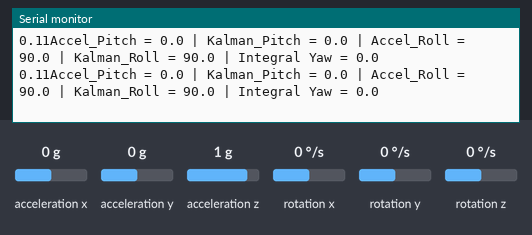
Simulated run of this sketch. Board: Arduino Uno, built with avr-gcc and run on an emulated ATmega328P. Shown: the last lines printed to the serial monitor. Wiring (inferred from the names in the program): MPU-6050 motion sensor at I2C address 0x68. Inputs (shaded band) come from the test bench; at power-on: acceleration y 0 g, acceleration z 1 g, rotation x 0 °/s, rotation z 0 °/s, acceleration x 0 g, rotation y 0 °/s.

Above: at 1.2 s.
1.3 s: acceleration y set to -1.4 g
At 1.59 s:
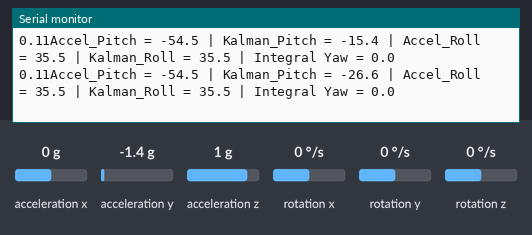
4.3 s: acceleration z set to -1.4 g
At 4.33 s:
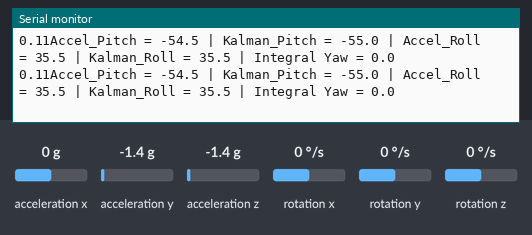
7.3 s: rotation x set to -192 °/s
At 7.36 s:
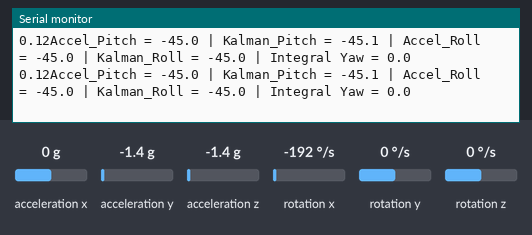
10.3 s: rotation z set to -192 °/s
At 10.34 s:
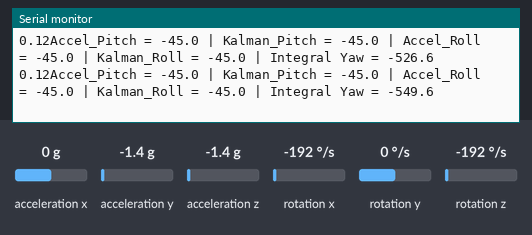
13.3 s: acceleration y set to -0.8 g
At 13.32 s:
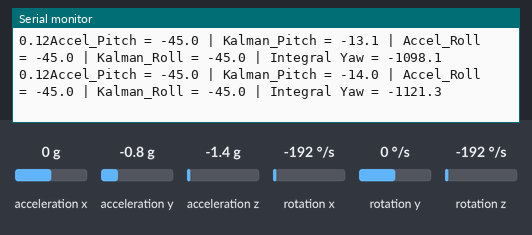
16.3 s: acceleration z set to 0 g
At 16.32 s:
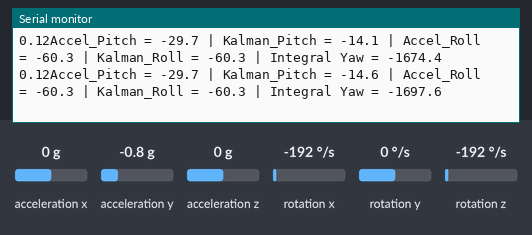
Timing chart, 0 to 19.3 s (numbered marks = the images above; inputs shaded):
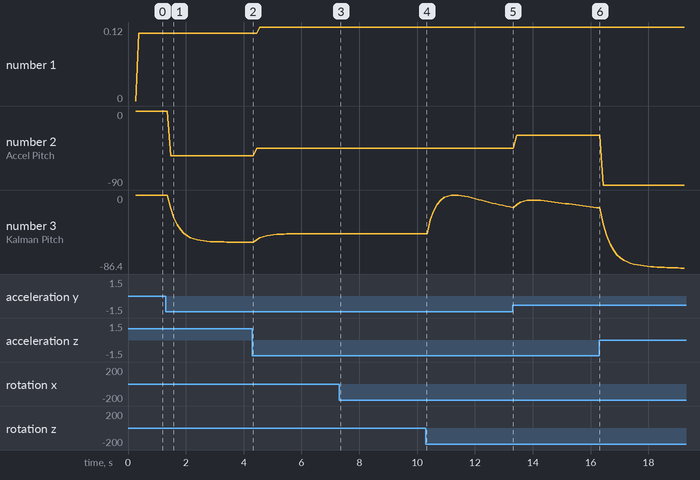

The sketch:

mpu_6050_kalman.ino
```cpp
// (licence header left out)
// Part of the code of this source file has been based on MPU-6050 Short
// Example Sketch By Arduino User JohnChi August 17, 2014 Public Domain

#include<Wire.h>
#include<math.h>

/* Angle Calculation Variables */
int16_t acx,acy,acz,temp,gyx,gyy,gyz;
double gravity_norm;
double accel_x, accel_y, accel_z;
double gyro_x, gyro_y, gyro_z;
double accel_roll, accel_pitch, accel_yaw;
double gyro_pitch_rate, gyro_roll_rate, gyro_yaw_rate;
double kalman_roll, kalman_pitch, kalman_yaw, integral_yaw;
double DT;

static unsigned long start_time;

#define MPU_I2C_ADDR                            0x68 // Default I2C address of the MPU-6050
#define MPU6050_CONFIG_REG_ADDR                 0x1A
#define GYRO_CONFIG_REG_ADDR            0x1B
#define MPU6050_ACCEL_CONFIG_REG_ADDR           0x1C
#define MPU6050_PWR_MGMT_1_REG_ADDR             0x6B
#define MPU6050_GYRO_CONFIG_FS_SEL_0    0x00
#define MPU6050_GYRO_CONFIG_FS_SEL_1    0x08
#define MPU6050_GYRO_CONFIG_FS_SEL_2    0x10
#define MPU6050_GYRO_CONFIG_FS_SEL_3    0x18
#define MPU6050_ACCEL_CONFIG_AFS_SEL_0    0x00
#define MPU6050_ACCEL_CONFIG_AFS_SEL_1    0x08
#define MPU6050_ACCEL_CONFIG_AFS_SEL_2    0x10
#define MPU6050_ACCEL_CONFIG_AFS_SEL_3    0x18
#define MPU6050_DLPF_256HZ                0x00
#define MPU6050_DLPF_188HZ                0x01
#define MPU6050_DLPF_98HZ                 0x02
#define MPU6050_DLPF_42HZ                 0x03
#define MPU6050_DLPF_20HZ                 0x04
#define MPU6050_DLPF_10HZ                 0x05
#define MPU6050_DLPF_5HZ                  0x06


#define MPU6050_ACCEL_CONFIG_SET MPU6050_ACCEL_CONFIG_AFS_SEL_1
#define MPU6050_GYRO_CONFIG_SET MPU6050_GYRO_CONFIG_FS_SEL_1

#define DELAY_TO_PRINT 10000
#define CALIBRATION_TIME 100

#define PRINT_RAW false
#define PRINT_ANG_RATES false
#define PRINT_ANGLES true
#define DEC_PLACES 1

double mpu6050_accel_factor(char SET){
  switch(SET){
    case MPU6050_ACCEL_CONFIG_AFS_SEL_0:
      return 16.384;
    case MPU6050_ACCEL_CONFIG_AFS_SEL_1:
      return 8.192;
    case MPU6050_ACCEL_CONFIG_AFS_SEL_2:
      return 4.096;
    case MPU6050_ACCEL_CONFIG_AFS_SEL_3:
      return 2.048;
    default:
      return -1;
  }
}

double mpu6050_gyro_factor(char SET){
  switch(SET){
    case MPU6050_GYRO_CONFIG_FS_SEL_0:
      return 131.0;
    case MPU6050_GYRO_CONFIG_FS_SEL_1:
      return 65.5;
    case MPU6050_GYRO_CONFIG_FS_SEL_2:
      return 32.8;
    case MPU6050_GYRO_CONFIG_FS_SEL_3:
      return 16.4;
    default:
      return -1;
  }
}

void setup(){

   start_time = micros();

  /* Start a transmission to the I2C device MPU */
  Wire.begin();

  Wire.beginTransmission(MPU_I2C_ADDR);
  Wire.write(MPU6050_CONFIG_REG_ADDR);                // Config Low Pass Filter
  Wire.write(MPU6050_DLPF_5HZ);             // Set to 256Hz (Maximum Bandwidth)
  Wire.endTransmission(true);

  Wire.beginTransmission(MPU_I2C_ADDR);
  Wire.write(GYRO_CONFIG_REG_ADDR);           // Config Gyro Full Scale Range
  Wire.write(MPU6050_GYRO_CONFIG_SET);         // Set to +-500deg/s
  Wire.endTransmission(true);

  Wire.beginTransmission(MPU_I2C_ADDR);
  Wire.write(MPU6050_ACCEL_CONFIG_REG_ADDR);          // Config Accel Full Scale Range
  Wire.write(MPU6050_ACCEL_CONFIG_SET);               // Set to +-4g
  Wire.endTransmission(true);

  Wire.beginTransmission(MPU_I2C_ADDR);
  Wire.write(MPU6050_PWR_MGMT_1_REG_ADDR);              // PWR_MGMT_1 register
  Wire.write(0);                                        // set to zero (wakes up the MPU-6050)
  Wire.endTransmission(true);
  /* End a transmission to the I2C device MPU */

  /* Start a serial connection to print the output angles (debug) */
  Serial.begin(9600);
  while (!Serial) {
    ; // wait for serial port to connect. Needed for Leonardo only
  }
}

void loop(){
  static int k = 0;
  static double gyx_drift = 0.0;
  static double gyy_drift = 0.0;
  static double gyz_drift = 0.0;

  /* Start a transmission to the I2C device MPU */
  Wire.beginTransmission(MPU_I2C_ADDR);
  Wire.write(0x3B);                // Tell MPU that the next commands will refer to 0x3B
  Wire.endTransmission(false);     // Write, but keep the connection active
  Wire.requestFrom(MPU_I2C_ADDR,14,true);   // request a total of 14 registers beginning from 0x3B
  acx=Wire.read()<<8|Wire.read();  // 0x3B (ACCEL_XOUT_H) & 0x3C (ACCEL_XOUT_L)
  acy=Wire.read()<<8|Wire.read();  // 0x3D (ACCEL_YOUT_H) & 0x3E (ACCEL_YOUT_L)
  acz=Wire.read()<<8|Wire.read();  // 0x3F (ACCEL_ZOUT_H) & 0x40 (ACCEL_ZOUT_L)
  temp=Wire.read()<<8|Wire.read();  // 0x41 (TEMP_OUT_H) & 0x42 (TEMP_OUT_L)
  gyx=Wire.read()<<8|Wire.read();  // 0x43 (GYRO_XOUT_H) & 0x44 (GYRO_XOUT_L)
  gyy=Wire.read()<<8|Wire.read();  // 0x45 (GYRO_YOUT_H) & 0x46 (GYRO_YOUT_L)
  gyz=Wire.read()<<8|Wire.read();  // 0x47 (GYRO_ZOUT_H) & 0x48 (GYRO_ZOUT_L)

  /* Calibration Steps - Average drift*/
  if(k < CALIBRATION_TIME){
    if(k > 0){
      gyx_drift = ((gyx_drift*k) + gyx)/(double)(k+1);
      gyy_drift = ((gyy_drift*k) + gyy)/(double)(k+1);
      gyz_drift = ((gyz_drift*k) + gyz)/(double)(k+1);
    }else{
      gyx_drift = gyx;
      gyy_drift = gyy;
      gyz_drift = gyz;
    }
    k++;
    if(k == CALIBRATION_TIME){
      Serial.print("Calibration:"); Serial.print(acx);
      Serial.print(" gyx_drift = "); Serial.print(gyx_drift);
      Serial.print(" gyy_drift = "); Serial.print(gyy_drift);
      Serial.print(" gyz_drift = "); Serial.println(gyz_drift);
    }
    return;
  }

  /* After Calibration */

  /* Acceleration measured by the accelerometer */
  accel_x = acx/(double)mpu6050_accel_factor(MPU6050_ACCEL_CONFIG_SET);
  accel_y = acy/(double)mpu6050_accel_factor(MPU6050_ACCEL_CONFIG_SET);
  accel_z = acz/(double)mpu6050_accel_factor(MPU6050_ACCEL_CONFIG_SET);

  /* Angles from acceleration */
  accel_roll = atan2(accel_z, sqrt(pow(accel_x,2)+pow(accel_y,2)));
  accel_pitch = atan2(accel_y, sqrt(pow(accel_x,2)+pow(accel_z,2)));

  /* Angular rate from Gyroscope */
  gyro_pitch_rate = -((double)gyz-gyz_drift)/(double)mpu6050_gyro_factor(MPU6050_GYRO_CONFIG_SET)*PI/180;
  gyro_roll_rate = ((double)gyy-gyy_drift)/(double)mpu6050_gyro_factor(MPU6050_GYRO_CONFIG_SET)*PI/180;
  gyro_yaw_rate = ((double)gyx-gyx_drift)/(double)mpu6050_gyro_factor(MPU6050_GYRO_CONFIG_SET);

  /* Calculate Pitch, Roll with Kalman Filter, using gyroscope and Accel */
  kalman_roll = kalmanCalculateRoll(accel_roll, gyro_roll_rate);
  kalman_pitch = kalmanCalculatePitch(accel_pitch, gyro_pitch_rate);

  /* Calculate Yaw by integration of gyroscope */
  integral_yaw = CalculateYaw(gyro_yaw_rate, 0.0);

  /* Waits to print the next ones */
  if((micros() - start_time) > DELAY_TO_PRINT){
    start_time = micros();
    Serial.print(DT);

    if(PRINT_RAW) {
      /* Print values to the Arduino's serial port */
      Serial.print("AcX = "); Serial.print(acx);
      Serial.print(" | AcY = "); Serial.print(acy);
      Serial.print(" | AcZ = "); Serial.print(acz);
      Serial.print(" | Tmp = "); Serial.print(temp/340.00+36.53);  //equation for temperature in degrees C from datasheet
      Serial.print(" | GyX = "); Serial.print(gyx);
      Serial.print(" | GyY = "); Serial.print(gyy);
      Serial.print(" | GyZ = "); Serial.println(gyz);
    }

    if(PRINT_ANG_RATES) {
      /* Print value of angular rates */
      Serial.print("Pitch_Rate = "); Serial.print(gyro_pitch_rate*180/PI);
      Serial.print(" | Roll_Rate = "); Serial.print(gyro_roll_rate*180/PI);
      Serial.print(" | Yaw_Rate = "); Serial.println(gyro_yaw_rate*180/PI);
    }

    if(PRINT_ANGLES) {
      /* Print value of angles */
      Serial.print("Accel_Pitch = "); Serial.print(accel_pitch*180/PI, DEC_PLACES);
      Serial.print(" | Kalman_Pitch = "); Serial.print(kalman_pitch*180/PI, DEC_PLACES);
      Serial.print(" | Accel_Roll = "); Serial.print(accel_roll*180/PI, DEC_PLACES);
      Serial.print(" | Kalman_Roll = "); Serial.print(accel_roll*180/PI, DEC_PLACES);
      Serial.print(" | Integral Yaw = "); Serial.println(integral_yaw, DEC_PLACES);
    }

  }
}

double CalculateYaw(double newRate, double startAngle){
   static unsigned long last_calculation_time = micros();
   static double x_angle = startAngle;

   double dt = (double)(micros() - last_calculation_time)/1000000.0;
   last_calculation_time = micros();
   x_angle += newRate*dt;
}


double kalmanCalculateRoll(double newAngle, double newRate){

  /* Kalman Filter Variables */
  static unsigned long last_calculation_time = micros();
  static double P_00 = 0, P_01 = 0, P_10 = 0, P_11 = 0;
  static double x_angle = 0.0;
  static double x_bias = 0;
  const double Q_angle  =  0.01; //0.001
  const double Q_gyro   =  0.0003;  //0.003
  const double R_angle  =  0.01;  //0.03
  double  y, S;
  double K_0, K_1;

  double dt = (double)(micros() - last_calculation_time)/1000000;

  DT = dt;
  last_calculation_time = micros();
  x_angle += dt * (newRate - x_bias);
  P_00 +=  - dt * (P_10 + P_01) + Q_angle * dt;
  P_01 +=  - dt * P_11;
  P_10 +=  - dt * P_11;
  P_11 +=  + Q_gyro * dt;

  y = newAngle - x_angle;
  S = P_00 + R_angle;
  K_0 = P_00 / S;
  K_1 = P_10 / S;

  x_angle +=  K_0 * y;
  x_bias  +=  K_1 * y;
  P_00 -= K_0 * P_00;
  P_01 -= K_0 * P_01;
  P_10 -= K_1 * P_00;
  P_11 -= K_1 * P_01;

  return x_angle;
}

double kalmanCalculatePitch(double newAngle, double newRate){

  /* Kalman Filter Variables */
  static unsigned long last_calculation_time = micros();
  static double P_00 = 0, P_01 = 0, P_10 = 0, P_11 = 0;
  static double x_angle = 0.0;
  static double x_bias = 0;
  const double Q_angle  =  0.01; //0.001
  const double Q_gyro   =  0.0003;  //0.003
  const double R_angle  =  0.01;  //0.03
  double  y, S;
  double K_0, K_1;

  double dt = (double)(micros() - last_calculation_time)/1000000;
  last_calculation_time = micros();
  x_angle += dt * (newRate - x_bias);
  P_00 +=  - dt * (P_10 + P_01) + Q_angle * dt;
  P_01 +=  - dt * P_11;
  P_10 +=  - dt * P_11;
  P_11 +=  + Q_gyro * dt;

  y = newAngle - x_angle;
  S = P_00 + R_angle;
  K_0 = P_00 / S;
  K_1 = P_10 / S;

  x_angle +=  K_0 * y;
  x_bias  +=  K_1 * y;
  P_00 -= K_0 * P_00;
  P_01 -= K_0 * P_01;
  P_10 -= K_1 * P_00;
  P_11 -= K_1 * P_01;

  return x_angle;
}
```

Measured:
- after the input at 1.3 s, the serial monitor: prints a new line after 0.17 s (image 1)
- plotted number 1: 0.11 → 0.12 after the input at 4.3 s
- plotted number 2: 0 → -54.5 after the input at 1.3 s, -54.5 → -45 after the input at 4.3 s, -45 → -29.7 after the input at 13.3 s, -29.7 → -90 after the input at 16.3 s
- plotted number 3: 0 → -55 after the input at 1.3 s, -55 → -45.1 after the input at 4.3 s, -45 → -14 after the input at 10.3 s, -14 → -14.6 after the input at 13.3 s, -14.6 → -86.4 after the input at 16.3 s
